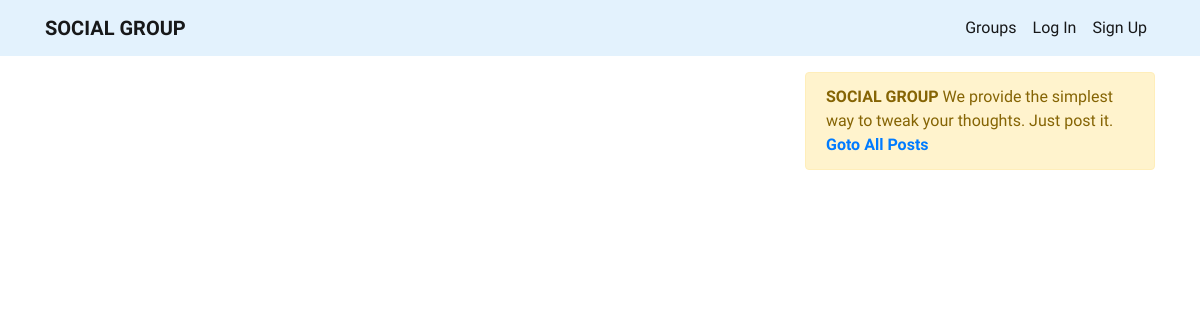
Before: /posts/all/ with the older database file.
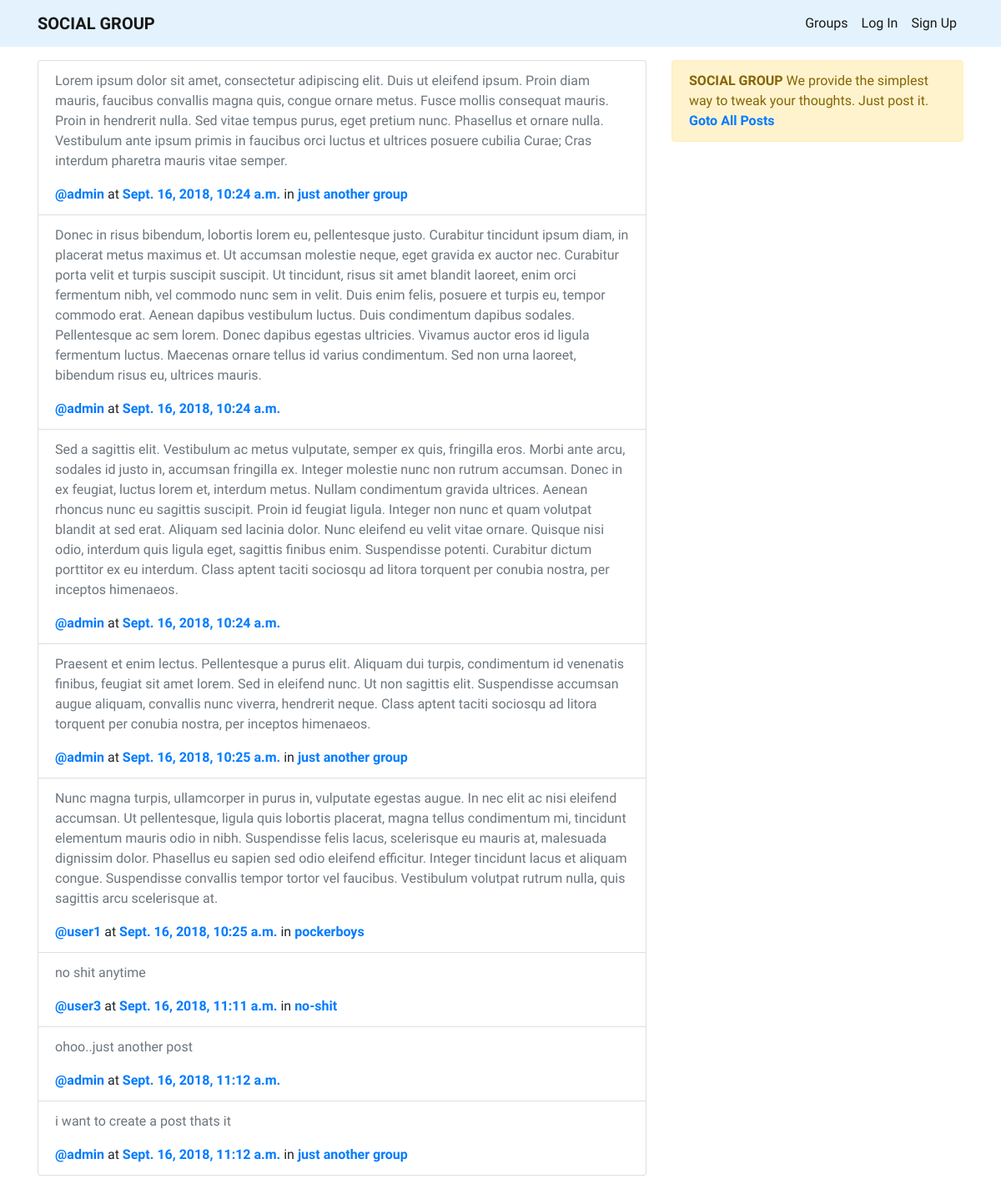
After: the same page with the newer database file.
### posts/models.py (models this page shows, shortened)
class Post(models.Model):
    user = models.ForeignKey(
        User, on_delete=models.CASCADE, related_name='user', default=current_user)
    created_at = models.DateTimeField(auto_now=True)
    message = models.TextField()
    group = models.ForeignKey(
        Group, on_delete=models.CASCADE, null=True, blank=True, related_name='posts')

### groups/models.py (models this page shows, shortened)
class Group(models.Model):
    name = models.CharField(max_length=50)
    slug = models.SlugField(blank=True)
    description = models.TextField(blank=True, null=True)
    members = models.ManyToManyField(
        User, blank=True, related_name='members')
    def __str__(self):
        return self.name
    class Meta:
        ordering = ['-pk', ]

### posts/views.py (the view)
# urls.py: path('all/', views.PostListView.as_view(), name='list'),
class PostListView(ListView):
    model = Post

### posts/templates/posts/post_list.html
{% extends 'posts/posts_base.html' %}
{% block post_content %}
<div class="col-8">
    <ul class="list-group mb-3">
        {% for post in post_list %}
        <li class="list-group-item">
            <p class="text-muted">{{ post.message }}</p>
            <a href=""><b>@{{ post.user }}</b></a>
            at <a href=""><b> {{ post.created_at }}</b></a>
            {% if post.group %}
            in <a href=""><b> {{ post.group }}</b></a>
            {% endif %}
        </li>
        {% endfor %}
    </ul>
</div>
{% include 'message.html' %}
{% endblock post_content %}

Changed rows visible on the page:
added Post: message "Lorem ipsum dolor sit amet, consectetur adipiscing elit. Duis ut eleifend ipsum. Proin diam mauris, faucibus convallis magna quis, congue ornare metus. Fusce mollis consequat mauris. Proin in hendrerit nulla. Sed vitae tempus purus, eget pretium nunc. Phasellus et ornare nulla. Vestibulum ante ipsum primis in faucibus orci luctus et ultrices posuere cubilia Curae; Cras interdum pharetra mauris vitae semper.", user "admin", created_at "Sept. 16, 2018, 10:24 a.m.", group "just another group"
added Post: message "Donec in risus bibendum, lobortis lorem eu, pellentesque justo. Curabitur tincidunt ipsum diam, in placerat metus maximus et. Ut accumsan molestie neque, eget gravida ex auctor nec. Curabitur porta velit et turpis suscipit suscipit. Ut tincidunt, risus sit amet blandit laoreet, enim orci fermentum nibh, vel commodo nunc sem in velit. Duis enim felis, posuere et turpis eu, tempor commodo erat. Aenean dapibus vestibulum luctus. Duis condimentum dapibus sodales. Pellentesque ac sem lorem. Donec dapibus egestas ultricies. Vivamus auctor eros id ligula fermentum luctus. Maecenas ornare tellus id varius condimentum. Sed non urna laoreet, bibendum risus eu, ultrices mauris.", user "admin", created_at "Sept. 16, 2018, 10:24 a.m."
added Post: message "Sed a sagittis elit. Vestibulum ac metus vulputate, semper ex quis, fringilla eros. Morbi ante arcu, sodales id justo in, accumsan fringilla ex. Integer molestie nunc non rutrum accumsan. Donec in ex feugiat, luctus lorem et, interdum metus. Nullam condimentum gravida ultrices. Aenean rhoncus nunc eu sagittis suscipit. Proin id feugiat ligula. Integer non nunc et quam volutpat blandit at sed erat. Aliquam sed lacinia dolor. Nunc eleifend eu velit vitae ornare. Quisque nisi odio, interdum quis ligula eget, sagittis finibus enim. Suspendisse potenti. Curabitur dictum porttitor ex eu interdum. Class aptent taciti sociosqu ad litora torquent per conubia nostra, per inceptos himenaeos.", user "admin", created_at "Sept. 16, 2018, 10:24 a.m."
added Post: message "Praesent et enim lectus. Pellentesque a purus elit. Aliquam dui turpis, condimentum id venenatis finibus, feugiat sit amet lorem. Sed in eleifend nunc. Ut non sagittis elit. Suspendisse accumsan augue aliquam, convallis nunc viverra, hendrerit neque. Class aptent taciti sociosqu ad litora torquent per conubia nostra, per inceptos himenaeos.", user "admin", created_at "Sept. 16, 2018, 10:25 a.m.", group "just another group"
added Post: message "Nunc magna turpis, ullamcorper in purus in, vulputate egestas augue. In nec elit ac nisi eleifend accumsan. Ut pellentesque, ligula quis lobortis placerat, magna tellus condimentum mi, tincidunt elementum mauris odio in nibh. Suspendisse felis lacus, scelerisque eu mauris at, malesuada dignissim dolor. Phasellus eu sapien sed odio eleifend efficitur. Integer tincidunt lacus et aliquam congue. Suspendisse convallis tempor tortor vel faucibus. Vestibulum volutpat rutrum nulla, quis sagittis arcu scelerisque at.", user "user1", created_at "Sept. 16, 2018, 10:25 a.m.", group "pockerboys"
added Post: message "no shit anytime", user "user3", created_at "Sept. 16, 2018, 11:11 a.m.", group "no-shit"
added Post: message "ohoo..just another post", user "admin", created_at "Sept. 16, 2018, 11:12 a.m."
added Post: message "i want to create a post thats it", user "admin", created_at "Sept. 16, 2018, 11:12 a.m.", group "just another group"
